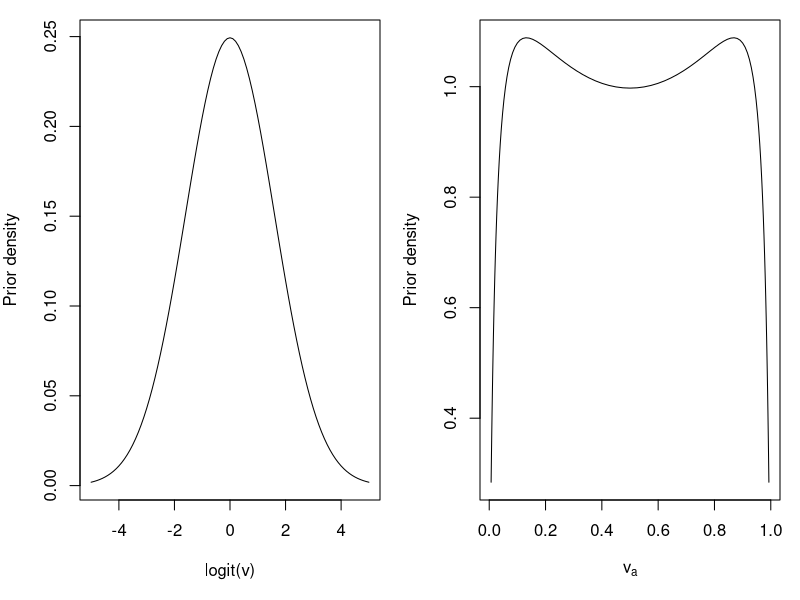

Generate this figure with R:
## ---- chunk 1
knitr::opts_chunk$set(
  collapse = TRUE,
  comment = "#>"
)
library(dplyr)
## ---- chunk 2
param_cm <- read.csv("tables/glossary_conditioning.csv") %>%
  mutate(Name = paste0("$", Name, "$"))
knitr::kable(param_cm)
## ---- chunk 3
x <- seq(-5, 5, 0.1)
f_x <- dnorm(x, 0, 1.6)

y <- plogis(x)
g_y <- f_x /(y * (1 - y)) # Prior density with Jacobian transformation

par(mfcol = c(1, 2), mar = c(5, 4, 1, 1))
plot(x, f_x, type = "l", xlab = "logit(v)", ylab = "Prior density")
plot(y, g_y, typ = 'l', xlab = expression(v[a]), ylab = "Prior density")
